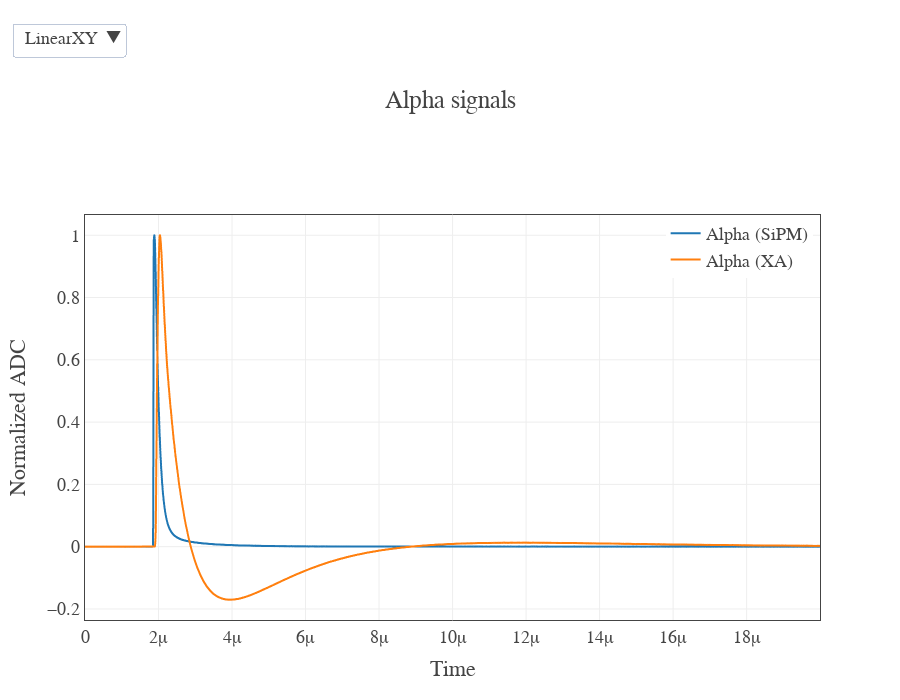

Notebook code for this chart:
### Code cell
fig_alpha = px.line(df_alpha, x="Time", y=["Alpha_ch0","Alpha_ch6"], height=700, width = 900, line_shape = "hv", log_y = False, template="presentation")
fig_alpha.update_traces(line_width=2) # Modifica el grosor de las líneas
custom_legend_name(fig_alpha,["Alpha (SiPM)", "Alpha (XA)"])
custom_plotly_layout(fig_alpha,"Time","Normalized ADC","Alpha signals").show()

### Figure 1 — Plotly figure (JSON) as saved in the notebook; plotly's stock layout.template omitted (floating-point values rounded to 4 significant figures; data arrays with more than 128 entries replaced by an {"elided": "..."} marker saying what was removed)
{"data": [{"hovertemplate": "variable=Alpha_ch0<br>Time=%{x}<br>value=%{y}<extra></extra>", "legendgroup": "Alpha_ch0", "line": {"color": "#1F77B4", "dash": "solid", "shape": "hv", "width": 2}, "marker": {"symbol": "circle"}, "mode": "lines", "name": "Alpha (SiPM)", "showlegend": true, "type": "scattergl", "x": {"elided": "5000 float values"}, "xaxis": "x", "y": {"elided": "5000 float values"}, "yaxis": "y"}, {"hovertemplate": "variable=Alpha_ch6<br>Time=%{x}<br>value=%{y}<extra></extra>", "legendgroup": "Alpha_ch6", "line": {"color": "#FF7F0E", "dash": "solid", "shape": "hv", "width": 2}, "marker": {"symbol": "circle"}, "mode": "lines", "name": "Alpha (XA)", "showlegend": true, "type": "scattergl", "x": {"elided": "5000 float values"}, "xaxis": "x", "y": {"elided": "5000 float values"}, "yaxis": "y"}], "layout": {"barmode": "stack", "font": {"family": "serif"}, "height": 700, "legend": {"title": {"text": ""}, "tracegroupgap": 0, "x": 0.99, "xanchor": "right", "yanchor": "top"}, "margin": {"t": 60}, "showlegend": true, "title": {"text": "Alpha signals"}, "updatemenus": [{"buttons": [{"args": [{"xaxis.type": "linear", "yaxis.type": "linear"}], "label": "LinearXY", "method": "relayout"}, {"args": [{"xaxis.type": "log", "yaxis.type": "log"}], "label": "LogXY", "method": "relayout"}, {"args": [{"xaxis.type": "linear", "yaxis.type": "log"}], "label": "LogY", "method": "relayout"}, {"args": [{"xaxis.type": "log", "yaxis.type": "linear"}], "label": "LogX", "method": "relayout"}], "direction": "down", "pad": {"r": 10, "t": 10}, "showactive": true, "x": -0.1, "xanchor": "left", "y": 1.5, "yanchor": "top"}], "width": 900, "xaxis": {"anchor": "y", "domain": [0, 1], "mirror": true, "showline": true, "title": {"text": "Time"}, "zeroline": false}, "yaxis": {"anchor": "x", "domain": [0, 1], "mirror": true, "showline": true, "title": {"text": "Normalized ADC"}, "zeroline": false}}}
